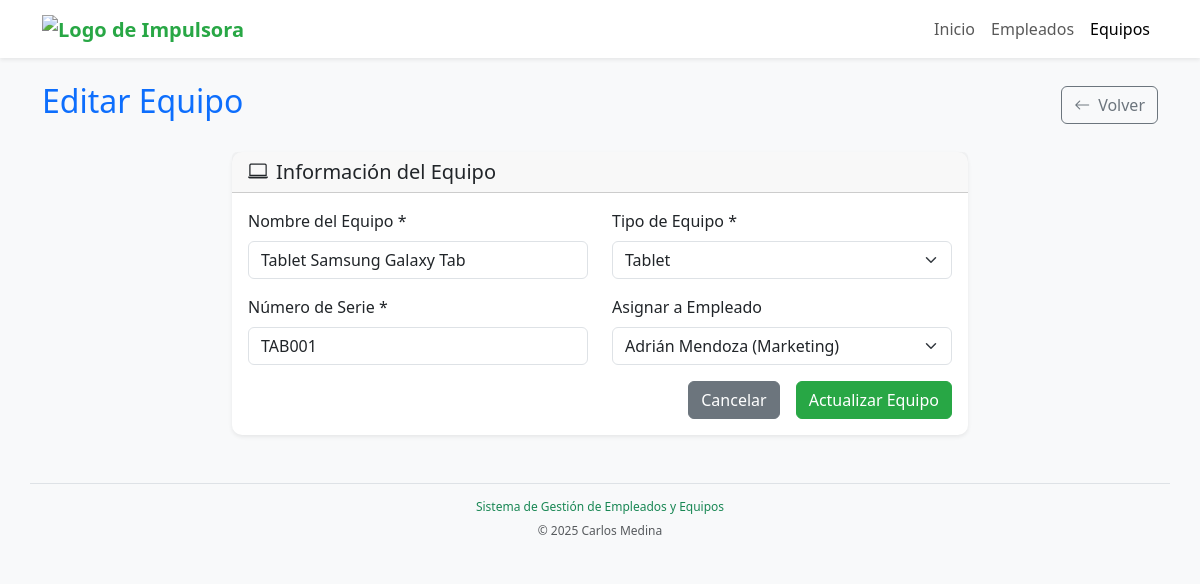
The page /views/equipos/editar.php?id=17 on the database its author committed.
### tables this page shows
CREATE TABLE equipos (
    id INT AUTO_INCREMENT PRIMARY KEY,
    nombre VARCHAR(100) NOT NULL,
    tipo VARCHAR(50) NOT NULL,
    numero_serie VARCHAR(50) NOT NULL UNIQUE,
    empleado_id INT,
    fecha_creacion TIMESTAMP DEFAULT CURRENT_TIMESTAMP,
    fecha_actualizacion TIMESTAMP DEFAULT CURRENT_TIMESTAMP ON UPDATE CURRENT_TIMESTAMP,
    FOREIGN KEY (empleado_id) REFERENCES empleados(id) ON DELETE SET NULL
);

CREATE TABLE empleados (
    id INT AUTO_INCREMENT PRIMARY KEY,
    nombre VARCHAR(100) NOT NULL,
    correo VARCHAR(100) NOT NULL UNIQUE,
    departamento VARCHAR(50) NOT NULL,
    fecha_creacion TIMESTAMP DEFAULT CURRENT_TIMESTAMP,
    fecha_actualizacion TIMESTAMP DEFAULT CURRENT_TIMESTAMP ON UPDATE CURRENT_TIMESTAMP
);

### includes/helpers.php (called while the page is built, shortened)
<?php
function e($string) {
    return htmlspecialchars($string, ENT_QUOTES, 'UTF-8');
}
function procesarEdicion($controller, $id, $getData, $postData, $listarUrl, $accion = 'actualizar', $claveRegistro = 'registro') {
    $resultado = ['mensaje' => '', 'tipo' => ''];
    $registro = [];
    $id = (int)($getData['id'] ?? 0);
    if ($_SERVER['REQUEST_METHOD'] === 'POST' && !empty($postData)) {
        $resultado = $controller->$accion($id, $postData);
        $registro = $resultado[$claveRegistro] ?? [];
    } else {
        $registro = $controller->obtener($id);
    }
    return [
        'resultado' => $resultado,
        'registro' => $registro,
        'id' => $id
    ];
}
?>

### controllers/EquipoController.php (called while the page is built, shortened)
<?php
require_once __DIR__ . '/../config.php';
class EquipoController {
    private $pdo;
    public function __construct($pdo) {
        $this->pdo = $pdo;
    }
    public function listarEmpleados() {
        $stmt = $this->pdo->query("CALL sp_listar_empleados('', 0, 1000)");
        $empleados = $stmt->fetchAll(PDO::FETCH_ASSOC);
        return $empleados;
    }
    public function obtener($id) {
        $stmt = $this->pdo->prepare("SELECT * FROM equipos WHERE id = ?");
        $stmt->execute([$id]);
        $equipo = $stmt->fetch(PDO::FETCH_ASSOC);
        return $equipo ?: null;
    }
}

### config.php (called while the page is built, shortened)
<?php
$TIPOS_EQUIPOS = ['Laptop','Desktop','Monitor','Impresora','Periférico','Móvil','Tablet','Otro'];
?>

### views/equipos/editar.php (the view, shortened to what this page needs)
<?php
require_once __DIR__ . '/../../controllers/EquipoController.php';
require_once __DIR__ . '/../../includes/helpers.php';
$controller = new EquipoController($pdo);
$form = procesarEdicion(
    $controller,
    $_GET['id'] ?? 0,
    $_GET,
    $_POST,
    BASE_URL . 'views/equipos/listar.php',
    'actualizar',
    'equipo'
);
$equipo = $form['registro'] ?? [];
$empleados = $controller->listarEmpleados();
?>
<?php require_once __DIR__ . '/../layouts/header.php'; ?>
<main class="container mt-4">
  <section class="row mb-4">
    <div class="col-12 d-block d-sm-flex justify-content-between align-items-center">
      <h1 class="h2 text-primary">Editar Equipo</h1>
      <a href="listar.php" class="btn btn-outline-secondary d-block d-sm-flex">
        <i class="bi bi-arrow-left me-2"></i>Volver
      </a>
    </div>
  </section>
  <section class="row justify-content-center">
    <div class="col-md-8">
      <div class="card">
        <div class="card-header">
          <h5 class="card-title mb-0"><i class="bi-laptop me-2"></i>Información del Equipo</h5>
        </div>
        <div class="card-body">
          <form id="formularioEquipo" method="POST" novalidate>
            <div class="row">
              <div class="col-md-6 mb-3">
                <label for="nombre" class="form-label">Nombre del Equipo *</label>
                <input type="text" class="form-control" id="nombre" name="nombre"
                  value="<?php echo e($equipo['nombre'] ?? ''); ?>" required>
              </div>
              <div class="col-md-6 mb-3">
                <label for="tipo" class="form-label">Tipo de Equipo *</label>
                <select class="form-select" id="tipo" name="tipo" required>
                  <?php foreach ($TIPOS_EQUIPOS as $t): ?>
                    <option value="<?php echo e($t); ?>" <?php echo (($equipo['tipo'] ?? '') === $t) ? 'selected' : ''; ?>>
                      <?php echo e($t); ?>
                    </option>
                  <?php endforeach; ?>
                </select>
              </div>
            </div>
            <div class="row">
              <div class="col-md-6 mb-3">
                <label for="numero_serie" class="form-label">Número de Serie *</label>
                <input type="text" class="form-control" id="numero_serie" name="numero_serie"
                  value="<?php echo e($equipo['numero_serie'] ?? ''); ?>" required>
              </div>
              <div class="col-md-6 mb-3">
                <label for="empleado_id" class="form-label">Asignar a Empleado</label>
                <select class="form-select" id="empleado_id" name="empleado_id">
                  <?php foreach ($empleados as $empleado): ?>
                    <option value="<?php echo e($empleado['id']); ?>" <?php echo (($equipo['empleado_id'] ?? '') == $empleado['id']) ? 'selected' : ''; ?>>
                      <?php echo e($empleado['nombre'] . ' (' . $empleado['departamento'] . ')'); ?>
                    </option>
                  <?php endforeach; ?>
                </select>
              </div>
            </div>
            <div class="d-grid gap-2 d-md-flex justify-content-md-end">
              <a href="listar.php" class="btn btn-secondary me-md-2">Cancelar</a>
              <button type="submit" class="btn btn-primary">Actualizar Equipo</button>
            </div>
          </form>
        </div>
      </div>
    </div>
  </section>
</main>
<?php require_once __DIR__ . '/../layouts/footer.php'; ?>

### assets/css/style.css (style rules this page uses)
body { background-color: #f8f9fa; font-family: "Segoe UI", Tahoma, Geneva, Verdana, sans-serif; }
.card { border: none; border-radius: 10px; box-shadow: 0 0.125rem 0.25rem rgba(0, 0, 0, 0.075); transition: box-shadow 0.15s ease-in-out; }
.btn-primary { background-color: #28a745; border-color: #28a745; }

### rows shown on the page
equipos: nombre "Tablet Samsung Galaxy Tab", numero_serie "TAB001", empleado_id "Adrián Mendoza (Marketing)"

### other values the page prints
form field tipo "Tablet"
